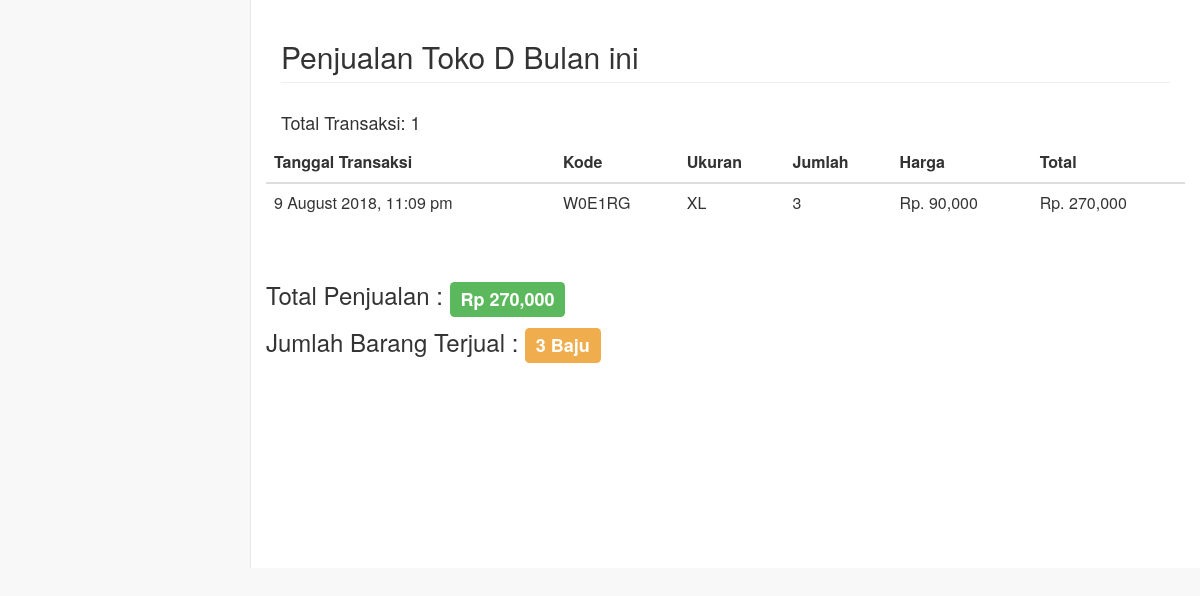
Screenshot of /dashboardPenjualan/jualDetail.php?toko=D with the database file from the repository.
### tables this page shows
CREATE TABLE `penjualan` (
  `idPenjualan` int(7) NOT NULL,
  `kode` varchar(6) NOT NULL,
  `tglTransaksi` datetime NOT NULL,
  `ukuran` varchar(10) NOT NULL,
  `jumlah` int(6) NOT NULL,
  `total` int(8) NOT NULL,
  `toko` varchar(10) NOT NULL,
  `harga` int(8) NOT NULL
);

### dashboardPenjualan/jualDetail.php (the view, shortened to what this page needs)
<?php
	include "../koneksi.php";
	$toko=$_GET['toko'];
?>
<html>
<head>
    <link href="../vendor/bootstrap/css/bootstrap.min.css" rel="stylesheet">
    <link href="../vendor/metisMenu/metisMenu.min.css" rel="stylesheet">
	<link href="../dist/css/sb-admin-2.css" rel="stylesheet">
	<link href="../vendor/font-awesome/css/font-awesome.min.css" rel="stylesheet" type="text/css">
</head>
<body>
<div id="page-wrapper">
  <div class="row">
    <div class="col-lg-12">
      <h2 class="page-header">Penjualan Toko <?php echo $toko; ?> Bulan ini</h2>
    </div>
  </div>
<div class="row">
	<?php
		$qryTampil = mysqli_query($con,"select * from penjualan where toko='$toko' and (month(tglTransaksi)=month(date(now())) and year(tglTransaksi)=year(date(now()))) order by tglTransaksi, kode asc, ukuran asc;");
		$qryHitung = mysqli_query($con,"select count(idPenjualan),sum(total),sum(jumlah) from penjualan where toko='$toko' and (month(tglTransaksi)=month(date(now())) and year(tglTransaksi)=year(date(now())));");
		$dtaHit = mysqli_fetch_row($qryHitung);
	?>
        <h4 class="col-lg-6">
          Total Transaksi: <?php echo $dtaHit[0]; ?>
        </h4>
      <table class="table table-hover table-responsive">
        <thead>
          <tr>
            <th>Tanggal Transaksi</th>
            <th>Kode</th>
            <th>Ukuran</th>
            <th>Jumlah</th>
			<th>Harga</th>
            <th>Total</th>
          </tr>
        </thead>
        <tbody>
        <?php
          while ($dta = mysqli_fetch_array($qryTampil)) {
            echo '<tr>
              <td>'.date("j F Y, g:i a",strtotime($dta['tglTransaksi'])).'</td>
              <td>'.$dta['kode'].'</td>
			  <td>'.$dta['ukuran'].'</td>
              <td>'.$dta['jumlah'].'</td>
              <td>Rp. '.number_format($dta['harga']).'</td>
              <td>Rp. '.number_format($dta['total']).'</td>
            </tr>';
          }
        ?>
        </tbody>
      </table>
	  <br>
      <h3>
        Total Penjualan :
        <span class="label label-success">
          <?php echo 'Rp '.number_format($dtaHit[1]);?>
        </span>
      </h3>
	  <h3>
        Jumlah Barang Terjual :
        <span class="label label-warning">
          <?php
			if(isset($dtaHit[2])){
				echo $dtaHit[2]." Baju";
			} else {
				echo "0 Baju";
			}
			?>
        </span>
      </h3>
</div>
</div>
</body>
</html>

### rows the page displays
penjualan: tglTransaksi "9 August 2018, 11:09 pm", kode "W0E1RG", ukuran "XL", jumlah "3", harga "90,000", total "270,000"

### other values shown
$toko "D"
$dtaHit[0] "1"
$dtaHit[1] "270,000"
$dtaHit[2] "3"
